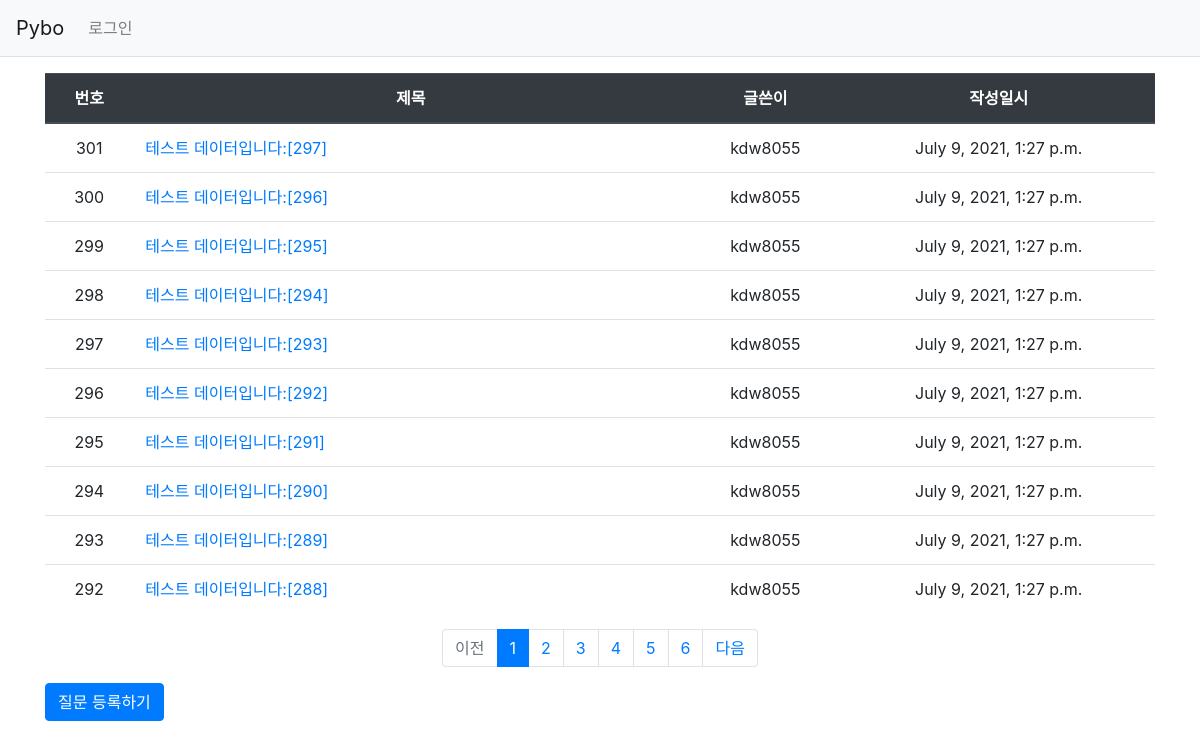
The page / on the database its author committed.
### pybo/models.py (models this page shows, shortened)
class Question(models.Model):
    author = models.ForeignKey(User, on_delete=models.CASCADE)
    subject = models.CharField(max_length=200)
    content = models.TextField()
    create_date = models.DateTimeField()
    modify_date = models.DateTimeField(null=True, blank=True)

### pybo/views.py (the view)
# urls.py: path('', views.index, name='index'),
def index(request):
    page = request.GET.get('page', '1')
    question_list = Question.objects.order_by('-create_date')
    paginator = Paginator(question_list, 10)
    page_obj = paginator.get_page(page)
    context = {'question_list': page_obj}
    return render(request, 'pybo/question_list.html', context)

### pybo/templatetags/pybo_filter.py (called while the page is built)
@register.filter
def sub(value, arg):
    return value - arg

### templates/pybo/question_list.html (shortened to what this page needs)
{% extends 'base.html' %}
{% load pybo_filter %}
{% block content %}
<div class="container my-3">
    <table class="table">
        <thead>
        <tr class="text-center thead-dark">
            <th>번호</th>
            <th style="width:50%">제목</th>
            <th>글쓴이</th>
            <th>작성일시</th>
        </tr>
        </thead>
        <tbody>
        {% if question_list %}
        {% for question in question_list %}
        <tr class="text-center">
            <td>{{ question_list.paginator.count|sub:question_list.start_index|sub:forloop.counter0|add:1 }}</td>
            <td class="text-left">
                <a href="{% url 'pybo:detail' question.id %}">{{ question.subject }}</a>
            </td>
            <td>{{ question.author.username }}</td>
            <td>{{ question.create_date }}</td>
        </tr>
        {% endfor %}
        {% else %}
        <tr>
            <td colspan="3">질문이 없습니다.</td>
        </tr>
        {% endif %}
        </tbody>
    </table>
     <ul class="pagination justify-content-center">
        {% if question_list.has_previous %}
        <li class="page-item">
            <a class="page-link" href="?page={{ question_list.previous_page_number }}">이전</a>
        </li>
        {% else %}
        <li class="page-item disabled">
            <a class="page-link" tabindex="-1" aria-disabled="true" href="#">이전</a>
        </li>
        {% endif %}
        {% for page_number in question_list.paginator.page_range %}
        {% if page_number >= question_list.number|add:-5 and page_number <= question_list.number|add:5 %}
            {% if page_number == question_list.number %}
            <li class="page-item active" aria-current="page">
                <a class="page-link" href="?page={{ page_number }}">{{ page_number }}</a>
            </li>
            {% else %}
            <li class="page-item">
                <a class="page-link" href="?page={{ page_number }}">{{ page_number }}</a>
            </li>
            {% endif %}
        {% endif %}
        {% endfor %}
        {% if question_list.has_next %}
        <li class="page-item">
            <a class="page-link" href="?page={{ question_list.next_page_number }}">다음</a>
        </li>
        {% else %}
        <li class="page-item disabled">
            <a class="page-link" tabindex="-1" aria-disabled="true" href="#">다음</a>
        </li>
        {% endif %}
    </ul>
    <a href="{% url 'pybo:question_create' %}" class="btn btn-primary">질문 등록하기</a>
</div>
{% endblock %}

### rows shown on the page
Question: paginator.count|sub "301", subject "테스트 데이터입니다:[297]", author.username "kdw8055", create_date "July 9, 2021, 1:27 p.m."
Question: paginator.count|sub "300", subject "테스트 데이터입니다:[296]", author.username "kdw8055", create_date "July 9, 2021, 1:27 p.m."
Question: paginator.count|sub "299", subject "테스트 데이터입니다:[295]", author.username "kdw8055", create_date "July 9, 2021, 1:27 p.m."
Question: paginator.count|sub "298", subject "테스트 데이터입니다:[294]", author.username "kdw8055", create_date "July 9, 2021, 1:27 p.m."
Question: paginator.count|sub "297", subject "테스트 데이터입니다:[293]", author.username "kdw8055", create_date "July 9, 2021, 1:27 p.m."
Question: paginator.count|sub "296", subject "테스트 데이터입니다:[292]", author.username "kdw8055", create_date "July 9, 2021, 1:27 p.m."
Question: paginator.count|sub "295", subject "테스트 데이터입니다:[291]", author.username "kdw8055", create_date "July 9, 2021, 1:27 p.m."
Question: paginator.count|sub "294", subject "테스트 데이터입니다:[290]", author.username "kdw8055", create_date "July 9, 2021, 1:27 p.m."
Question: paginator.count|sub "293", subject "테스트 데이터입니다:[289]", author.username "kdw8055", create_date "July 9, 2021, 1:27 p.m."
Question: paginator.count|sub "292", subject "테스트 데이터입니다:[288]", author.username "kdw8055", create_date "July 9, 2021, 1:27 p.m."

### other values the page prints
{{ page_number }} "1"
{{ page_number }} "2" "3" "4" "5" "6"
